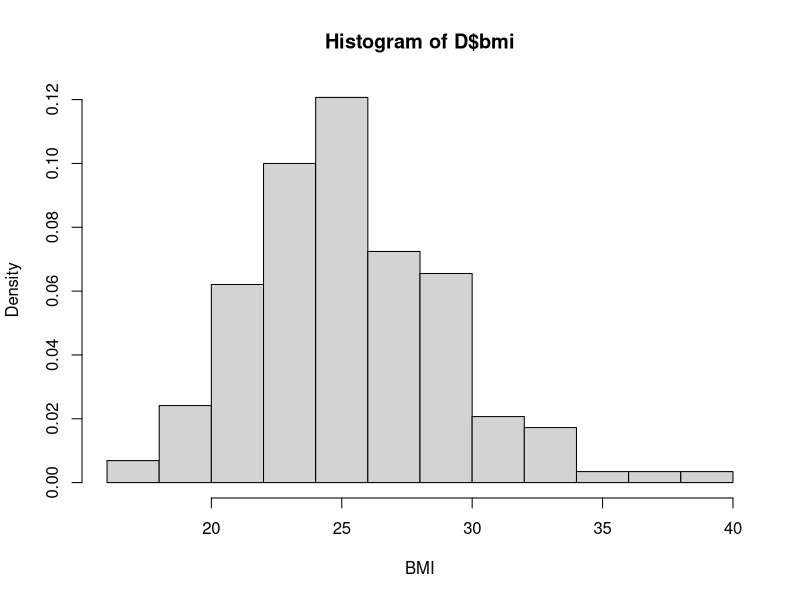
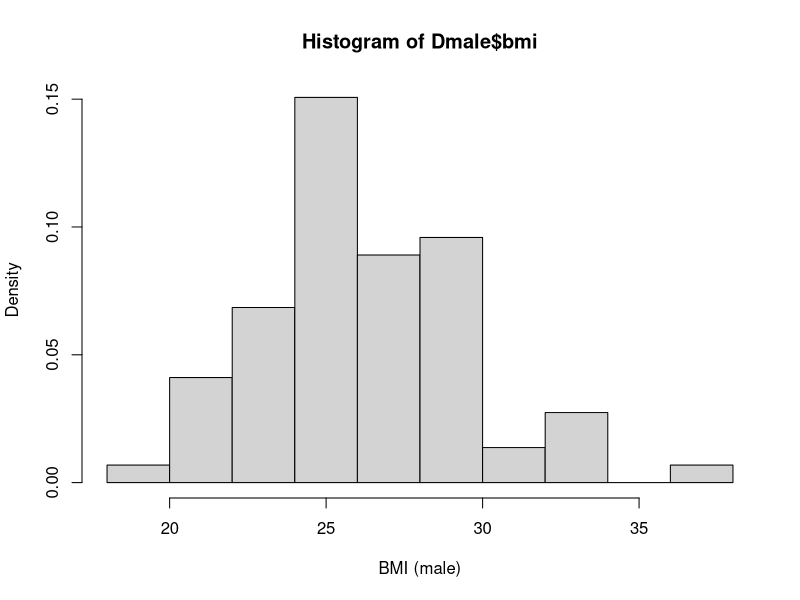
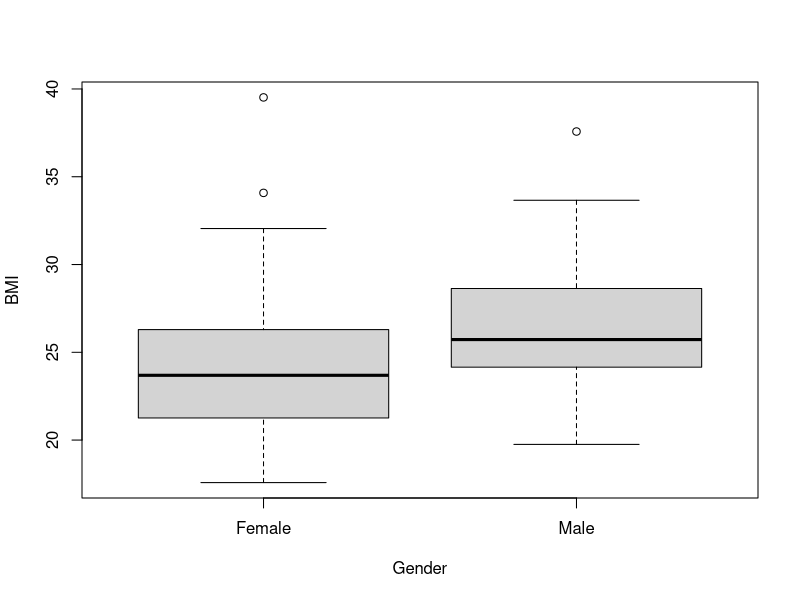
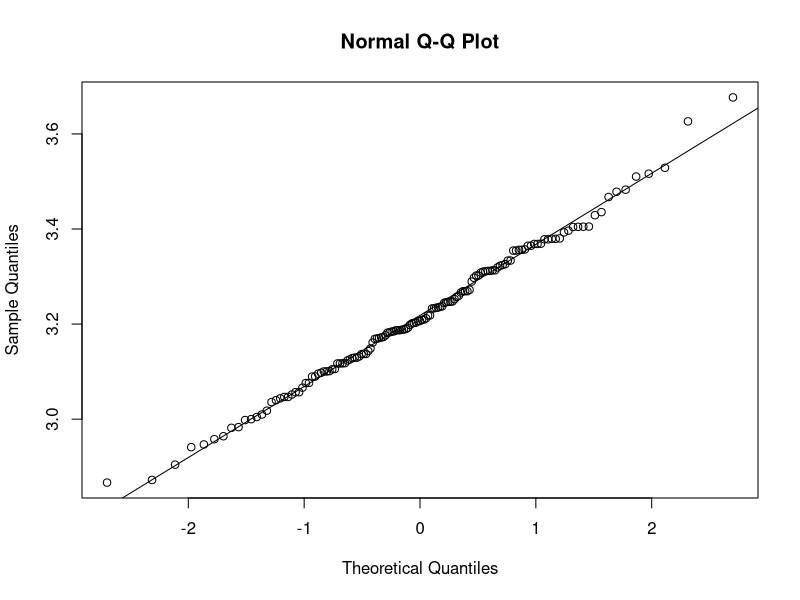
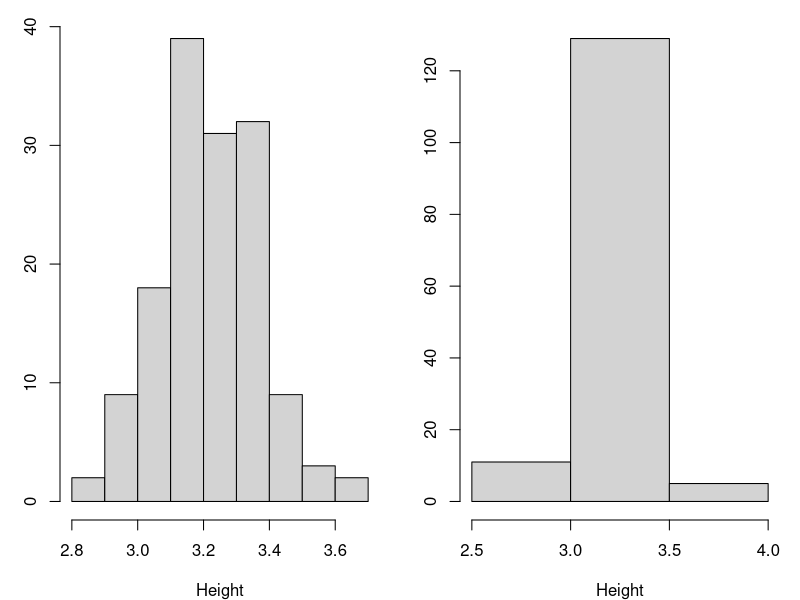
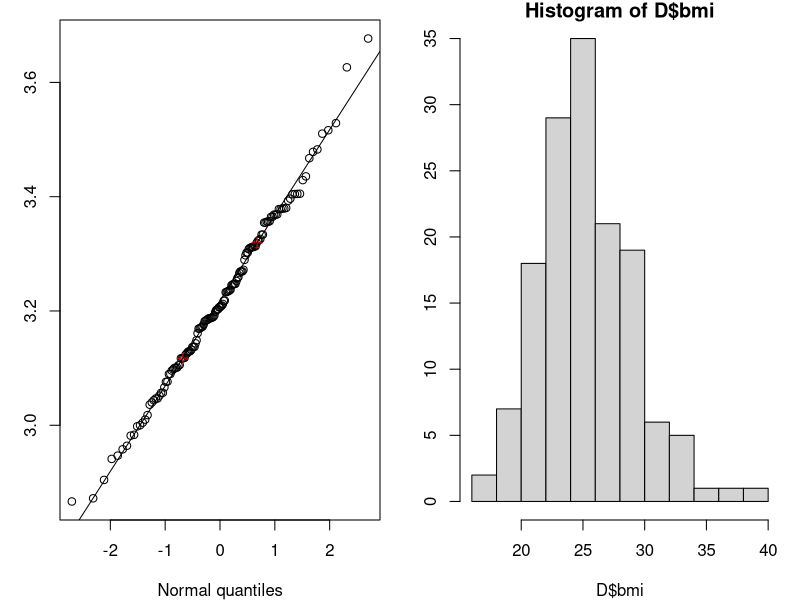
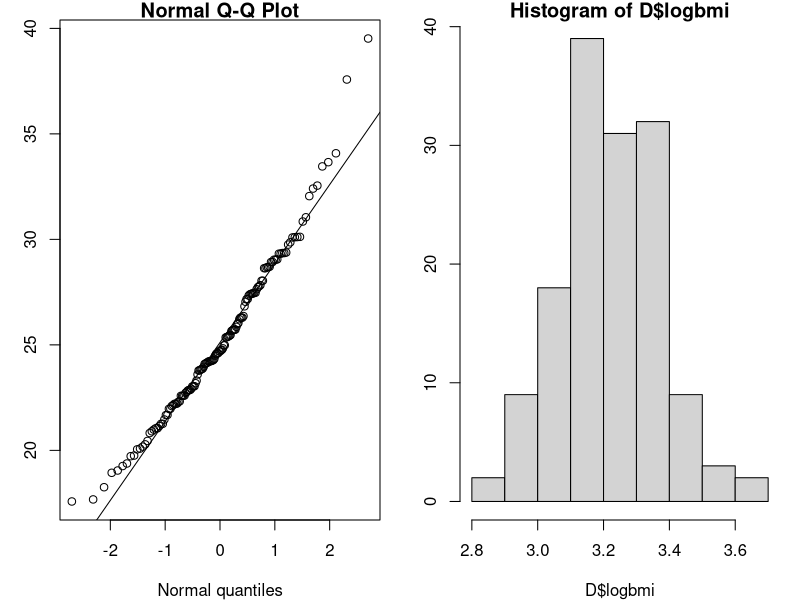
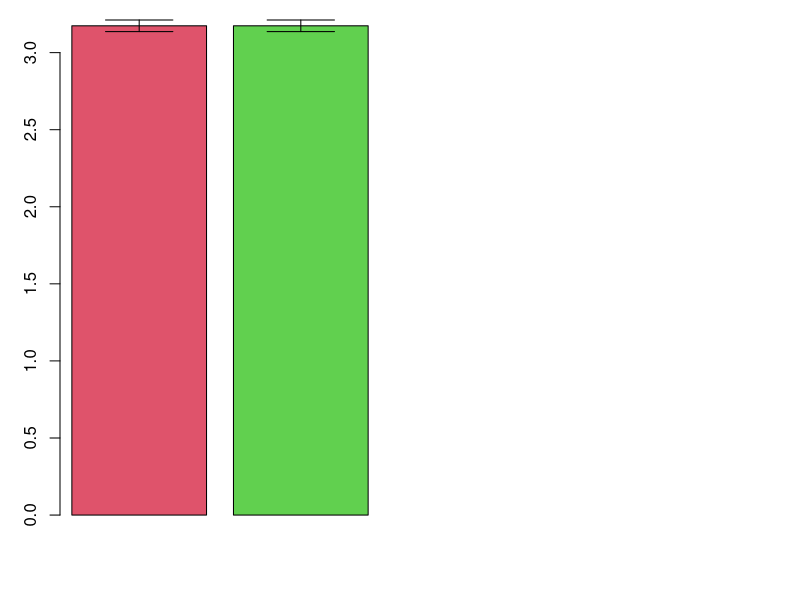

R code for these plots, in order:
## Read data from bmi1_data.csv
D <- read.table("bmi1_data.csv", header=TRUE, sep=";", as.is=TRUE)
#D <- read.csv("bmi1_data.csv")

## Dimensions of bmi1 (number of rows and columns)
dim(D)
## Column/variable names
names(D)
## The first rows/observations 
head(D)
## The last rows/observations
tail(D)
## Selected summary statistics
summary(D)
## Another type of summary of the dataset str(bmi1)
str(D)



#------------------------------------
#b
## Calculate BMI scores and add new variable to D
D$bmi <- D$weight/(D$height/100)^2

## Histogram describing the empirical density of the BMI scores 
## (histogram of the BMI scores normalized to have an area of 1) 
hist(D$bmi, xlab="BMI", prob=TRUE)

# Is there much variation to be seen in the observations? 
var(D$bmi)

sd(D$bmi)

#------------------------------------
#c 
## Divide data into two subsets according to gender
Dfemale <- subset(D, gender == 0)
Dmale <- subset(D, gender == 1)

## Density histograms describing the emprical density 
## of the BMI scroes of women and men, respectively

hist(Dmale$bmi, xlab="BMI (male)", prob=TRUE)

#------------------------------
#d
## Box plot of BMI scores by gender 
boxplot(Dfemale$bmi, Dmale$bmi, names=c("Female", "Male"), xlab="Gender", ylab="BMI")

#-------------------------------
#e
## The argument 'na.rm=TRUE' ensures that the statistic is 
## computed even in cases where there are missing values.

## Total number of observations 
## (doesn't include missing values if there are any)
sum(!is.na(D$bmi))
## Sample mean (both genders combined)
mean(D$bmi, na.rm=TRUE)
## Sample variance (both genders combined)
var(D$bmi, na.rm=TRUE)
## Sample std (both genders combined)
sqrt(var(D$bmi, na.rm=TRUE))
## Lower quartile median and upper quartile (both genders combined)
quantile(D$bmi, na.rm=TRUE)

# For Men: 
## Total number of observations 
## (doesn't include missing values if there are any)
sum(!is.na(Dmale$bmi))
## Sample mean 
mean(Dmale$bmi, na.rm=TRUE)
## Sample variance 
var(Dmale$bmi, na.rm=TRUE)
## Sample std 
sqrt(var(Dmale$bmi, na.rm=TRUE))
## Lower quartile median and upper quartile
quantile(Dmale$bmi, na.rm=TRUE)

# For Women: 
## Total number of observations 
## (doesn't include missing values if there are any)
sum(!is.na(Dfemale$bmi))
## Sample mean 
mean(Dfemale$bmi, na.rm=TRUE)
## Sample variance 
var(Dfemale$bmi, na.rm=TRUE)
## Sample std 
sqrt(var(Dfemale$bmi, na.rm=TRUE))
## Lower quartile median and upper quartile 
quantile(Dfemale$bmi, na.rm=TRUE)

#------------------------------------
## New variable 'logbmi' with log-trasformed BMI
D$logbmi <- log(D$bmi)
## qq-plot of log-transformed BMI
qqnorm(D$logbmi)
qqline(D$logbmi)
#f
## Statistical Model 
## Sample mean (both genders combined)
mean(D$logbmi, na.rm=TRUE)
## Sample variance (both genders combined)
var(D$logbmi, na.rm=TRUE)

sd(D$logbmi, na.rm=TRUE)


## Using histograms
par(mfrow=c(1,2), mar=c(4,3,1,1))
hist(D$logbmi, xlab="Height", main="", breaks=8)
hist(D$logbmi, xlab="Height", main="", breaks=2)

## The expected quantiles in a 0 to 1 uniform distribution
n <- length(D$logbmi)
## They have equal distance
pseq <- (1:n-0.5)/n
## Plot the expected normal distribution quantiles
plot(x=qnorm(p=pseq), y=sort(D$logbmi), xlab="Normal quantiles",
     ylab="Sample quantiles")
## Mark the 1st and 3rd quantiles with crosses
points(x=qnorm(p=c(0.25,0.75)), y=quantile(D$logbmi,probs=c(0.25,0.75)),
       pch=3, col="red")
## Add a straight line through the 1st and 3rd quantiles
qqline(D$logbmi)

## Let's use the rnorm command to draw 500 numbers at random from a normal distribution having mean 100 and standard deviation 10.
x <- rnorm(1,mean=mean(D$logbmi, na.rm=TRUE),sd=sd(D$logbmi, na.rm=TRUE))
z <- (x - mean(D$logbmi, na.rm=TRUE)) / sd(D$logbmi, na.rm=TRUE) / sqrt(length(D$logbmi))
#---------
#g
## Sample mean (both genders combined)
meanOfLogbmi <- mean(D$logbmi, na.rm=TRUE)
lengthOfLogbmi <- length(D$logbmi)
s <- sd(D$logbmi, na.rm=TRUE)

## The t-quantiles for n=10: which n - 1 = degrees of freedom
qt(0.975, lengthOfLogbmi - 1)

## The 95% confidence interval for the mean
meanOfLogbmi - qt(0.975, df = lengthOfLogbmi - 1) * s / sqrt(lengthOfLogbmi)

meanOfLogbmi + qt(0.975, df = lengthOfLogbmi - 1) * s / sqrt(lengthOfLogbmi)

## Test for previous 
## The 99% confidence interval for the mean
t.test(D$logbmi, conf.level = 0.95)

## Check if BMI score  coming from a normal distribution 
hist(D$bmi)
qqnorm(D$bmi, ylab = "Sample quantiles", xlab = "Normal quantiles")
qqline(D$bmi)

## As I had expected BMI score closer to a normal distribution
## Back transform to original scale, now we get the median! 
exp( 3.217641 )

#------------------------
#h
t.test(D$bmi, mu=25)

t_obs <- ( 25.24795  - 25) / sd(D$logbmi) / length(D$logbmi)

2 * (1 - pt(t_obs, length(D$logbmi) -1))
### Specify the significance level α
# sample standard deviationt
sampleSD <- sd(D$logbmi)
sampleSize <-  length(D$logbmi)
# standard deviation of our sampling distribution
sdOfDistribution <- sampleSD / sampleSize
## Z-statistics: how far we away from mean 
#mean 
meanOfLogbmi <- mean(D$logbmi)
z <- meanOfLogbmi / sdOfDistribution

## Testing hypothesis mu=log(25) for log-trasformed BMI
t.test(D$logbmi, mu=log(25))

hist(D$logbmi)


### investigate whether a difference can be detected between the BMI of women and men.
## New variable 'logbmi' with log-trasformed BMI
Dmale$logbmi <- log(Dmale$bmi)
Dfemale$logbmi <- log(Dfemale$bmi)
##  Keep the summary statistics
ms <- c(mean(Dmale$bmi), mean(Dfemale$bmi))
vs <- c(var(Dmale$bmi), var(Dfemale$bmi))
ns <- c(length(Dmale$bmi), length(Dfemale$bmi))
## The observed statistic 
t_obs <- (ms[1]-ms[2])/sqrt(vs[1]/ns[1]+vs[2]/ns[2])
## The degrees of freedom 
nu <- ((vs[1]/ns[1]+vs[2]/ns[2])^2)/((vs[1]/ns[1])^2/(ns[1]-1)+(vs[2]/ns[2])^2/(ns[2]-1))

## Print the result 
t_obs

nu

## p-value
pv <- 2 * pt(t_obs, df = 145)

t.test(Dmale$bmi, Dfemale$bmi)

### i 
## New variable 'logbmi' with log-trasformed BMI
Dmale$logbmi <- log(Dmale$bmi)
Dfemale$logbmi <- log(Dfemale$bmi)
##  Keep the summary statistics
ms <- c(mean(Dmale$logbmi), mean(Dfemale$logbmi))
vs <- c(var(Dmale$logbmi), var(Dfemale$logbmi))
ns <- c(length(Dmale$logbmi), length(Dfemale$logbmi))


### j
## The t-quantiles for Nmen=73 and Nwomen=73:

qt(0.975, ns[2]-1)

## Calculate 95% confidence intervals 
sd <- c(sd(Dmale$logbmi), sd(Dfemale$logbmi))
# Men
ms[1] -  qt(0.975, ns[1]-1) * sd[1] / sqrt(ns[1])
ms[1] +  qt(0.975, ns[1]-1) * sd[1] / sqrt(ns[1])

# Women
ms[2] -  qt(0.975, ns[2]-1) * sd[2] / sqrt(ns[2])
ms[2] +  qt(0.975, ns[2]-1) * sd[2] / sqrt(ns[2])

## Consider data for women only
Dfemale <- subset(D, gender == 0)
## Compute CI for mean log-BMI score of a woman
KI <- t.test(Dfemale$logbmi, conf.level=0.95)$conf.int
KI
## "Back-transform" to get a CI for median BMI score of a woman 
exp(KI)

## Consider data for men only
Dmale <- subset(D, gender == 0)
## Compute CI for mean log-BMI score of a men
KI <- t.test(Dmale$logbmi, conf.level=0.95)$conf.int
KI
## "Back-transform" to get a CI for median BMI score of a mea 
exp(KI)



#------------------------------
### k 
## Comparison of mean logBMI for women and men
t.test(D$logbmi[D$gender == 0], D$logbmi[D$gender == 1])

#------------------------------
### i 
## The confidence intervals and joining the lower and upper limits
CIMen <- t.test(Dmale$logbmi)$conf.int
CIWomen <- t.test(Dfemale$logbmi)$conf.int
lower <- c(CIMen[1], CIWomen[1])
upper <- c(CIMen[2], CIWomen[2])
## First install the package with: 
install.packages("gplots")
library(gplots)
barplot2(c(mean(Dmale$logbmi),mean(Dfemale$logbmi)), plot.ci=TRUE, ci.l=lower, ci.u=upper,
         col = 2:3)

## The confidence intervals
CIMen



CIWomen
#---------------------------
## Computing correlations between selected variables
cor(D[,c("weight","fastfood","bmi")], use="pairwise.complete.obs")

df <- data.frame(weight = rnorm(D$weight), fastfood = rnorm(D$fastfood), bmi = rnorm(D$bmi))
plot(df)


cor(D$bmi, D$weight)^2
